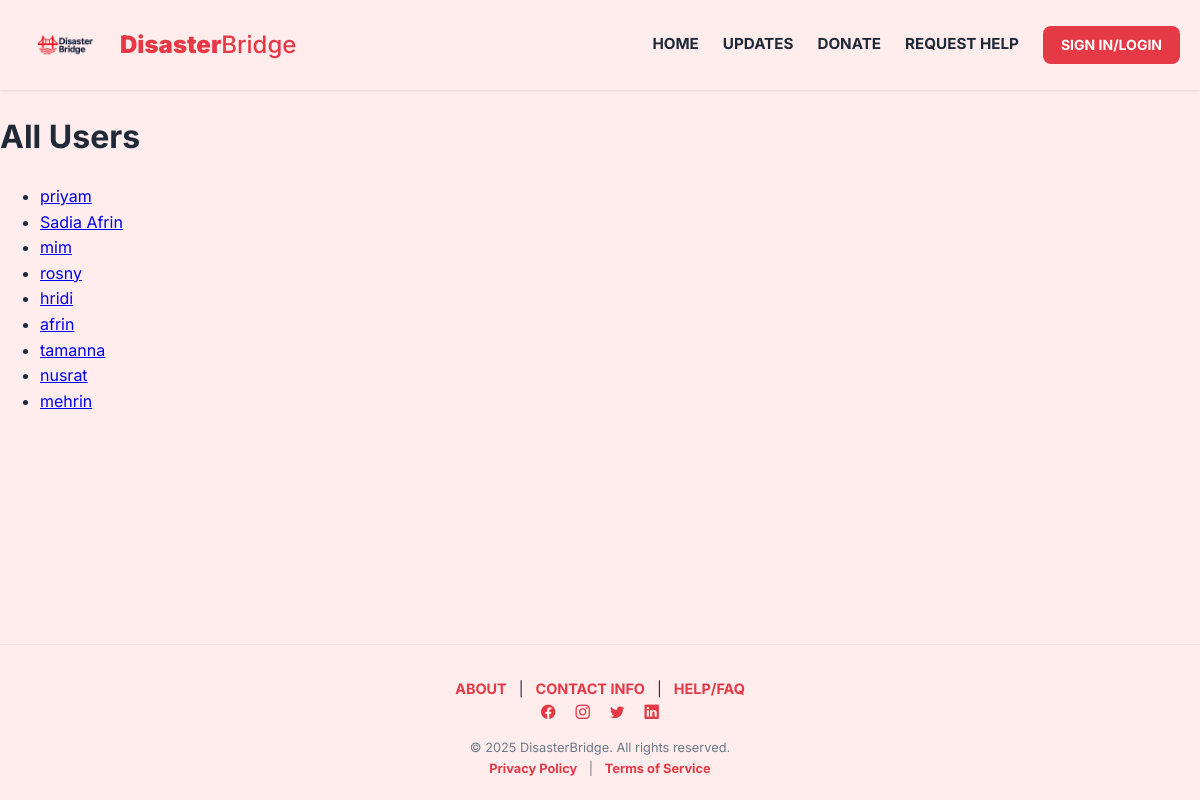
/users/, run on an earlier commit of the app's database.
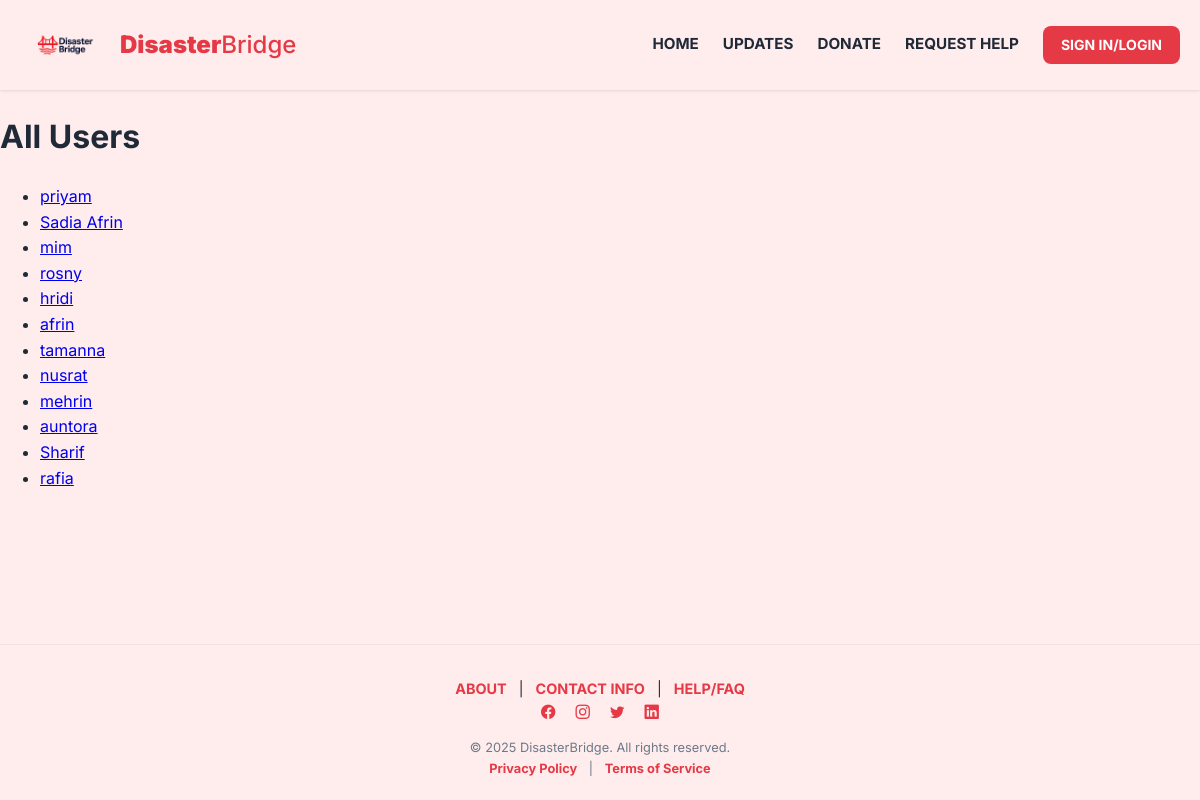
And on a later commit of the database.
### core/models.py (models this page shows, shortened)
class User(AbstractBaseUser, PermissionsMixin):
    user_id = models.AutoField(primary_key=True)
    ROLE_CHOICES = [
        ("victim", "Victim"),
        ("volunteer", "Volunteer"),
        ("donor", "Donor"),
        ("admin", "Admin"),
    ]
    LANGUAGE_CHOICES = [
        ('en', 'English'),
        ('bn', 'Bangla'),
    ]
    email = models.EmailField(unique=True)
    phone_number = models.CharField(max_length=15, unique=True)
    name = models.CharField(max_length=100)
    role = models.CharField(max_length=20, choices=ROLE_CHOICES)
    language_preference = models.CharField(
        max_length=10,
        choices=LANGUAGE_CHOICES,
        default='en')
    verification_status = models.BooleanField(default=False)
    date_registered = models.DateTimeField(auto_now_add=True)
    is_active = models.BooleanField(default=True)
    is_staff = models.BooleanField(default=False)
    objects = UserManager()
    USERNAME_FIELD = "email"
    REQUIRED_FIELDS = ["phone_number", "name", "role"]

### core/views.py (the view)
# urls.py: path("users/", views.user_list, name="user_list"),
def user_list(request):
    users = User.objects.all()
    return render(request, "core/user_list.html", {"users": users})

### core/templates/core/user_list.html (shortened to what this page needs)
{% extends 'core/base.html' %}
{% load static %}
{% block content %}
<!DOCTYPE html>
<html lang="en">
<head>
</head>
<body>
    <h1>All Users</h1>
    <ul>
        {% for user in users %}
            <li>
                <a href="{% url 'user_detail' user.user_id %}">{{ user.name }}</a>
            </li>
        {% empty %}
            <li>No users found.</li>
        {% endfor %}
    </ul>
</body>
</html>
{% endblock %}

What changed in the data, as far as the page shows it:
added User: name "auntora"
added User: name "Sharif"
added User: name "rafia"
